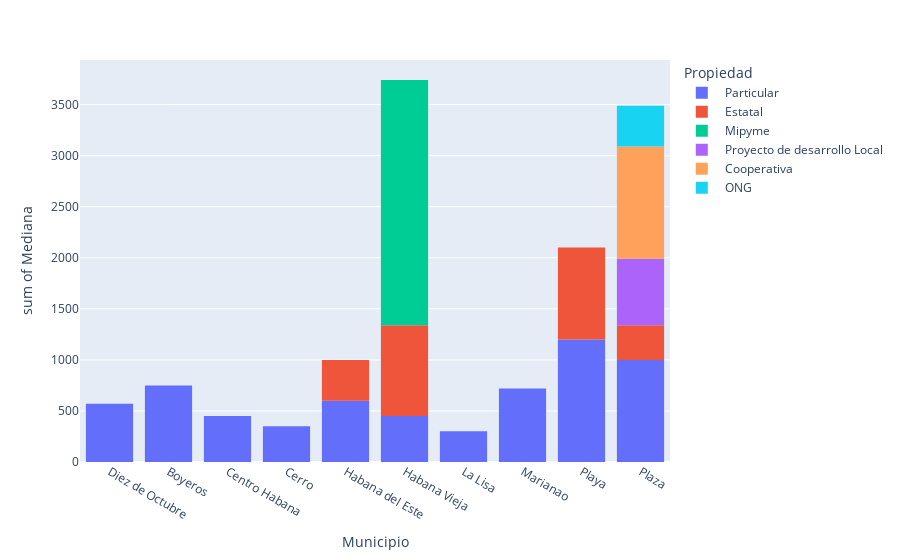

Here is the notebook cell this chart was saved with:
### Markdown cell above
*Precio promedio del Cuba libre*

### Code cell
fig = px.histogram(dfM, x = "Municipio", y = "Mediana", color = "Propiedad", )
fig.show()

### Figure 1 — Plotly figure (JSON) as saved in the notebook; plotly's stock layout.template omitted (floating-point values rounded to 4 significant figures)
{"data": [{"alignmentgroup": "True", "bingroup": "x", "histfunc": "sum", "hovertemplate": "Propiedad= Particular<br>Municipio=%{x}<br>sum of Mediana=%{y}<extra></extra>", "legendgroup": " Particular", "marker": {"color": "#636efa", "pattern": {"shape": ""}}, "name": " Particular", "offsetgroup": " Particular", "orientation": "v", "showlegend": true, "type": "histogram", "x": ["Diez de Octubre", "Boyeros", "Centro Habana", "Cerro", "Habana del Este", "Habana Vieja", "La Lisa", "Marianao", "Playa", "Plaza"], "xaxis": "x", "y": [570, 750, 450, 350, 600, 450, 300, 720, 1200, 1000], "yaxis": "y"}, {"alignmentgroup": "True", "bingroup": "x", "histfunc": "sum", "hovertemplate": "Propiedad= Estatal<br>Municipio=%{x}<br>sum of Mediana=%{y}<extra></extra>", "legendgroup": " Estatal", "marker": {"color": "#EF553B", "pattern": {"shape": ""}}, "name": " Estatal", "offsetgroup": " Estatal", "orientation": "v", "showlegend": true, "type": "histogram", "x": ["Habana del Este", "Habana Vieja", "Playa", "Plaza"], "xaxis": "x", "y": [400, 890, 900, 340], "yaxis": "y"}, {"alignmentgroup": "True", "bingroup": "x", "histfunc": "sum", "hovertemplate": "Propiedad= Mipyme<br>Municipio=%{x}<br>sum of Mediana=%{y}<extra></extra>", "legendgroup": " Mipyme", "marker": {"color": "#00cc96", "pattern": {"shape": ""}}, "name": " Mipyme", "offsetgroup": " Mipyme", "orientation": "v", "showlegend": true, "type": "histogram", "x": ["Habana Vieja"], "xaxis": "x", "y": [2400], "yaxis": "y"}, {"alignmentgroup": "True", "bingroup": "x", "histfunc": "sum", "hovertemplate": "Propiedad= Proyecto de desarrollo Local<br>Municipio=%{x}<br>sum of Mediana=%{y}<extra></extra>", "legendgroup": " Proyecto de desarrollo Local", "marker": {"color": "#ab63fa", "pattern": {"shape": ""}}, "name": " Proyecto de desarrollo Local", "offsetgroup": " Proyecto de desarrollo Local", "orientation": "v", "showlegend": true, "type": "histogram", "x": ["Plaza"], "xaxis": "x", "y": [650], "yaxis": "y"}, {"alignmentgroup": "True", "bingroup": "x", "histfunc": "sum", "hovertemplate": "Propiedad= Cooperativa<br>Municipio=%{x}<br>sum of Mediana=%{y}<extra></extra>", "legendgroup": " Cooperativa", "marker": {"color": "#FFA15A", "pattern": {"shape": ""}}, "name": " Cooperativa", "offsetgroup": " Cooperativa", "orientation": "v", "showlegend": true, "type": "histogram", "x": ["Plaza"], "xaxis": "x", "y": [1100], "yaxis": "y"}, {"alignmentgroup": "True", "bingroup": "x", "histfunc": "sum", "hovertemplate": "Propiedad= ONG<br>Municipio=%{x}<br>sum of Mediana=%{y}<extra></extra>", "legendgroup": " ONG", "marker": {"color": "#19d3f3", "pattern": {"shape": ""}}, "name": " ONG", "offsetgroup": " ONG", "orientation": "v", "showlegend": true, "type": "histogram", "x": ["Plaza"], "xaxis": "x", "y": [400], "yaxis": "y"}], "layout": {"barmode": "relative", "legend": {"title": {"text": "Propiedad"}, "tracegroupgap": 0}, "margin": {"t": 60}, "xaxis": {"anchor": "y", "domain": [0, 1], "title": {"text": "Municipio"}}, "yaxis": {"anchor": "x", "domain": [0, 1], "title": {"text": "sum of Mediana"}}}}
